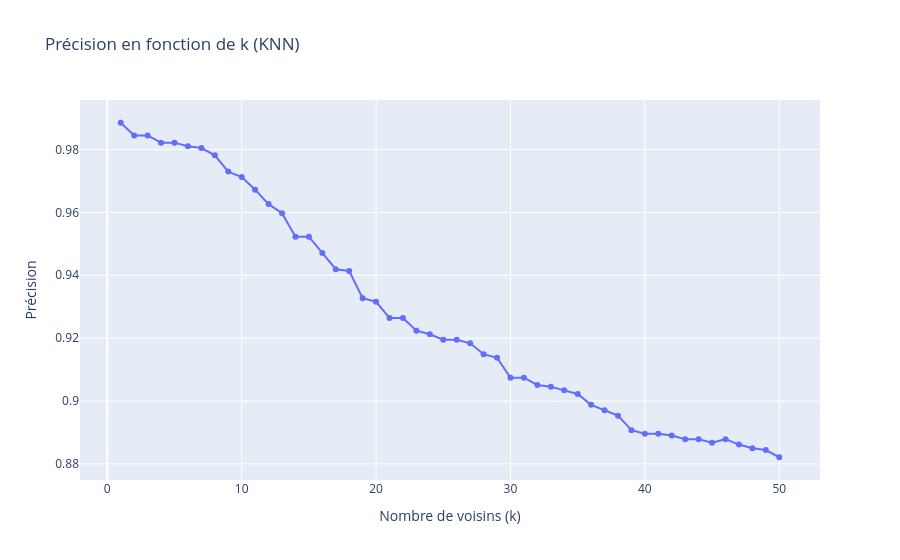

The cell this chart's notebook holds for it:
### Code cell
from sklearn.model_selection import train_test_split
from sklearn.preprocessing import StandardScaler
from sklearn.neighbors import KNeighborsClassifier
from sklearn.metrics import classification_report, confusion_matrix, accuracy_score
from imblearn.over_sampling import SMOTE
import pandas as pd
import plotly.express as px
import numpy as np
import time

df = df_4

features = df.drop(['Label', 'Label_n'], axis=1)
target = df['Label']

# Normalize the features
scaler = StandardScaler()
features_scaled = scaler.fit_transform(features)

# Apply SMOTE to balance the classes
smote = SMOTE(random_state=42)
X_resampled, y_resampled = smote.fit_resample(features_scaled, target)

# Split the data into training and testing sets
X_train, X_test, y_train, y_test = train_test_split(X_resampled, y_resampled, test_size=0.3, random_state=42)

results = []  # To store the results
confusion_matrices = {}  # to store the confusion matrices

for k in range(1, 51):  # De k=1 à k=50
    knn = KNeighborsClassifier(n_neighbors=k)

    start_time = time.time()
    knn.fit(X_train, y_train)
    training_time = time.time() - start_time

    y_pred = knn.predict(X_test)

    accuracy = accuracy_score(y_test, y_pred)
    cm = confusion_matrix(y_test, y_pred)

    results.append({"k": k, "accuracy": accuracy, "training_time": training_time})
    confusion_matrices[k] = cm

# Convertir les résultats en DataFrame pour l'analyse dans Streamlit
results_df = pd.DataFrame(results)

# Affichage des résultats sous forme de graphique (exemple pour la précision)
fig = px.line(
    results_df,
    x="k",
    y="accuracy",
    title="Précision en fonction de k (KNN)",
    labels={"k": "Nombre de voisins (k)", "accuracy": "Précision"},
    markers=True,
)
fig.show()

# Save the img

if not os.path.exists("data/results/figures"):
    os.makedirs("data/results/figures")

fig.write_image("data/results/figures/knn_accuracy_df_4.png")

### Figure 1 — Plotly figure (JSON) as saved in the notebook; plotly's stock layout.template omitted (floating-point values rounded to 4 significant figures)
{"data": [{"hovertemplate": "Nombre de voisins (k)=%{x}<br>Précision=%{y}<extra></extra>", "legendgroup": "", "line": {"color": "#636efa", "dash": "solid"}, "marker": {"symbol": "circle"}, "mode": "lines+markers", "name": "", "orientation": "v", "showlegend": false, "type": "scatter", "x": [1, 2, 3, 4, 5, 6, 7, 8, 9, 10, 11, 12, 13, 14, 15, 16, 17, 18, 19, 20, 21, 22, 23, 24, 25, 26, 27, 28, 29, 30, 31, 32, 33, 34, 35, 36, 37, 38, 39, 40, 41, 42, 43, 44, 45, 46, 47, 48, 49, 50], "xaxis": "x", "y": [0.9885, 0.9845, 0.9845, 0.9822, 0.9822, 0.981, 0.9804, 0.9781, 0.973, 0.9712, 0.9672, 0.9626, 0.9597, 0.9523, 0.9523, 0.9471, 0.9419, 0.9413, 0.9327, 0.9316, 0.9264, 0.9264, 0.9224, 0.9212, 0.9195, 0.9195, 0.9183, 0.9149, 0.9137, 0.9074, 0.9074, 0.9051, 0.9045, 0.9034, 0.9022, 0.8988, 0.8971, 0.8953, 0.8907, 0.8896, 0.8896, 0.889, 0.8879, 0.8879, 0.8867, 0.8879, 0.8861, 0.885, 0.8844, 0.8821], "yaxis": "y"}], "layout": {"legend": {"tracegroupgap": 0}, "title": {"text": "Précision en fonction de k (KNN)"}, "xaxis": {"anchor": "y", "domain": [0, 1], "title": {"text": "Nombre de voisins (k)"}}, "yaxis": {"anchor": "x", "domain": [0, 1], "title": {"text": "Précision"}}}}
